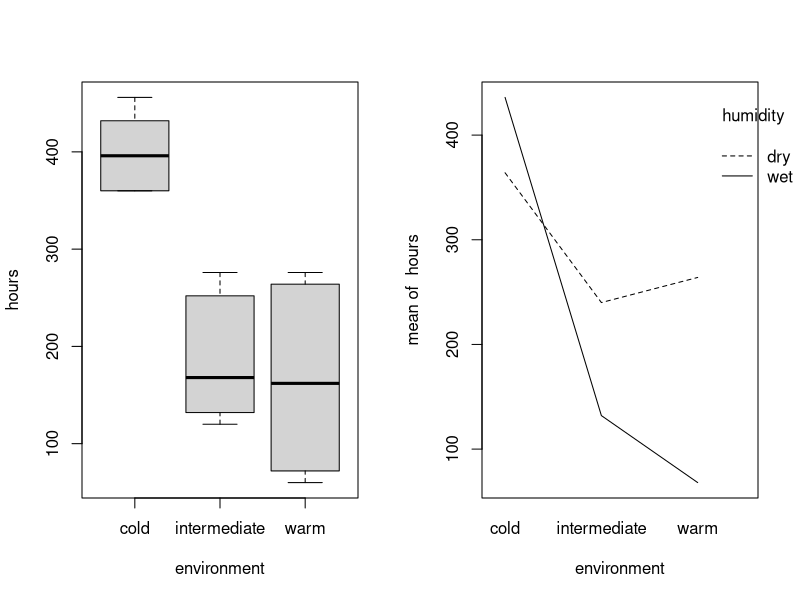
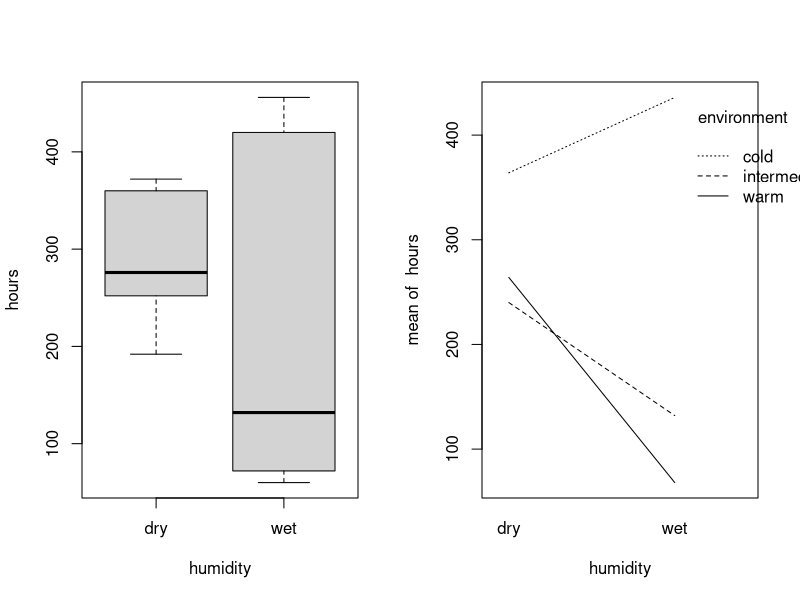
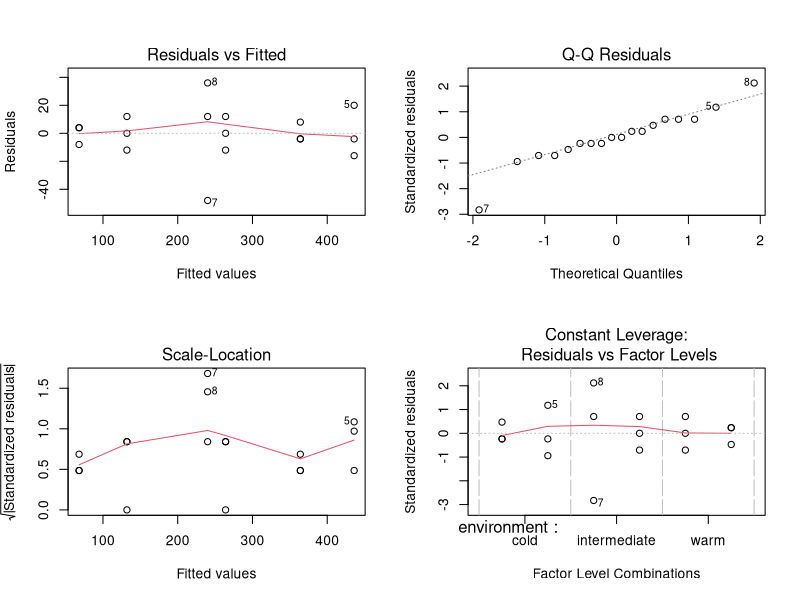
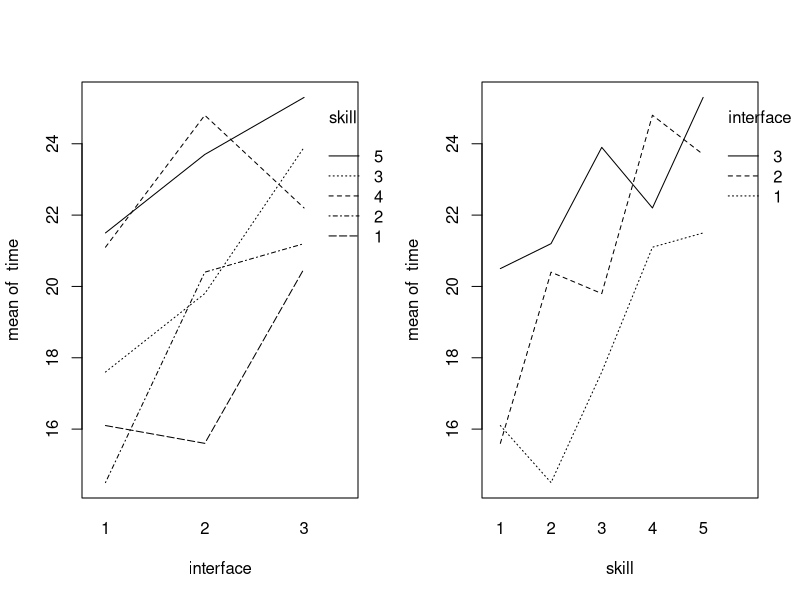
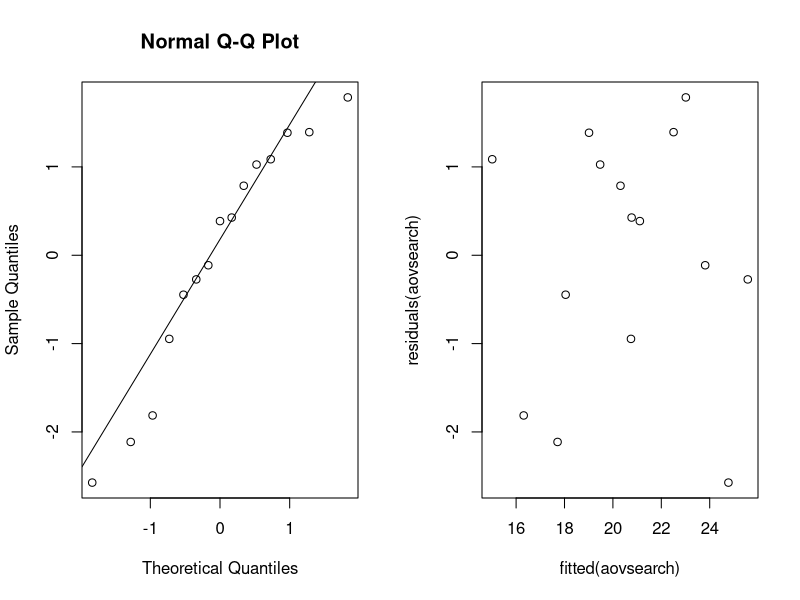
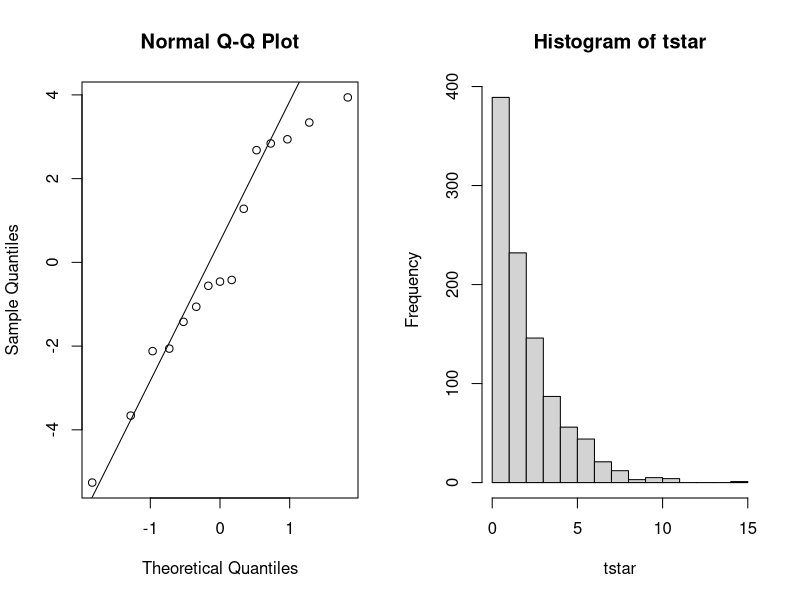
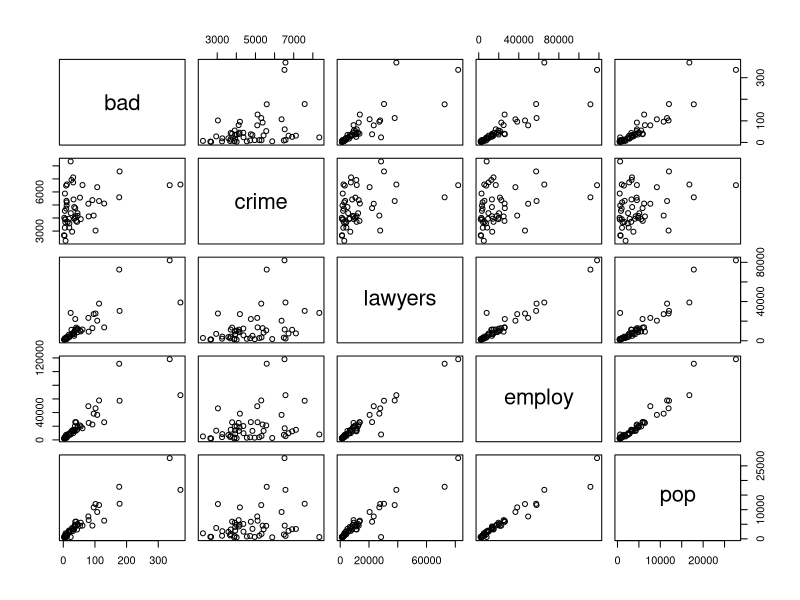
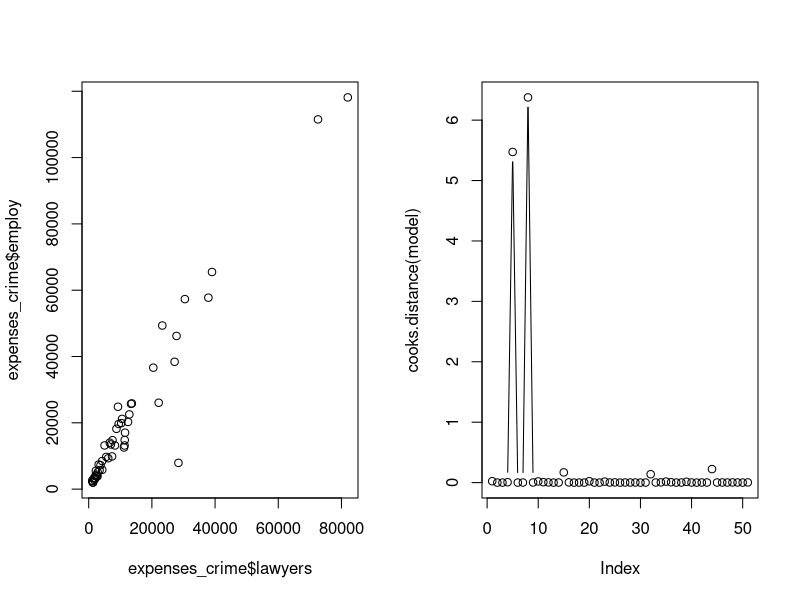

The R source for these figures, in order:
## ---- chunk 1
knitr::opts_chunk$set(fig.height = 2.5)
options(show.signif.stars=FALSE)
## ---- chunk 2
bread = read.table(file = 'data/bread.txt', header = TRUE)
## ---- chunk 3
# The randomization process for 18 slices
# Take hours column from the data
hrs = as.vector(as.matrix(bread$hours))
# Create environment column
env = rep(c('cold', 'intermediate', 'warm'), each = 6)
# Create humidity column
humi = rep(c('dry', 'wet'), each = 3)
# Converting to data frame
head(data.frame(cbind(hrs, env, humi)))
## ---- chunk 4
# Divide into two columns
par(mfrow=c(1, 2))
attach(bread)
# Boxplot vs interaction plot in hours~environment
boxplot(hours~environment, data = bread)
interaction.plot(environment, humidity, hours, fixed = TRUE)
# Boxplot vs interaction plot in hours~humidity
boxplot(hours~humidity, data = bread)
interaction.plot(humidity, environment, hours, fixed = TRUE)
## ---- chunk 5
# Creating linear model and ANOVA test
breadaov = lm(hours~environment*humidity, data = bread); anova(breadaov)
p_interaction = anova(breadaov)$Pr[3]
## ---- chunk 6
summary(breadaov)[4]
## ---- chunk 7
par(mfrow=c(2, 2))
# Plot the linear fitted model graphs
plot(breadaov)
## ---- chunk 8
search = read.table("data/search.txt", header=TRUE)
## ---- chunk 9
N = 1 #
I = 3 
B = 5
for (i in 1:B){
  print(sample(1:(N*I)))
}
## ---- chunk 10

attach(search)

par(mfrow=c(1,2))
interaction.plot(interface,skill,time)
interaction.plot(skill,interface,time)
## ---- chunk 11
search$skill = as.factor(search$skill)
search$interface = as.factor(search$interface)

aovsearch=lm(time~interface+skill, data=search); anova(aovsearch)
## ---- chunk 12
summary(aovsearch)[4]
## ---- chunk 13
qqnorm(residuals(aovsearch));qqline(residuals(aovsearch))
## ---- chunk 14
plot(fitted(aovsearch),residuals(aovsearch))
## ---- chunk 15
friedman.test(time,interface,skill)
## ---- chunk 16
aovsearch2 = lm(time~interface, data=search); anova(aovsearch2)
## ---- chunk 17
qqnorm(residuals(aovsearch2))
qqline(residuals(aovsearch2))
## ---- chunk 18
library(lme4)
## ---- chunk 19
cow = read.table("data/cow.txt", header=TRUE)
## ---- chunk 20
aovcow = lm(milk~id+per+treatment,data=cow)
anova(aovcow)
## ---- chunk 21
cow$id = factor(cow$id); cow$per=factor(cow$per)
cowlm = lm(milk~treatment+per+id, data=cow)
summary(cowlm)
## ---- chunk 22
attach(cow)
cowlmer1 = lmer(milk~treatment+order+per+(1|id),REML=FALSE)
cowlmer2 = lmer(milk~order+per+(1|id),REML=FALSE)
anova(cowlmer2,cowlmer1)
## ---- chunk 23
summary(cowlmer1)
## ---- chunk 24
attach(cow)
t.test(milk[treatment=="A"],milk[treatment=="B"],paired=TRUE)
## ---- chunk 25
nauseatable = read.table(file = 'data/nauseatable.txt', header = TRUE)
## ---- chunk 26
table_to_vector = unlist(nauseatable,  use.names = FALSE)
# Create nausea column, possible values 0 (No Nausea), 1(Nausea)
nausea = rep(c('0', '1'), each = 3, times = c(table_to_vector))
med = c('Chlorpromazine','Pentobarbital(100mg)','Pentobarbital(150mg)')
# Create medicine column, contains name of all the medicines
medicine = rep(c(med,med), each = 1, times = c(table_to_vector))
df = data.frame(cbind(nausea, medicine))
(df[c(1,101,133,181,233,268),])
## ---- chunk 27
xtabs(~medicine+nausea)
## ---- chunk 28
#options(scipen = 999)
meds = factor(medicine)
mystat=function(x) sum(residuals(x)^2)
B=1000
tstar=numeric(B)
for (i in 1:B) {
  treatstar=sample(medicine)
  tstar[i]=chisq.test(xtabs(~treatstar+nausea, data = nauseatable))[[1]]
}
myt=chisq.test(xtabs(~medicine+nausea, data = nauseatable))[[1]]
myt
hist(tstar)
## ---- chunk 29
pl = sum(tstar<myt)/B 
pr = sum(tstar>myt)/B
pmin = min(pl,pr) 
(pvalue = pmin)
## ---- chunk 30
(pvalue_chisq = chisq.test(xtabs(~medicine+nausea, data = nauseatable))[[3]])
(pvalue_tstar=pmin)
## ---- chunk 31
expenses_crime = read.table(file = 'data/expensescrime.txt', header = TRUE)
## ---- chunk 32
# Step Up method
summary(lm( expend~bad ,data = expenses_crime))[[9]]
summary(lm( expend~crime ,data = expenses_crime))[[9]]
summary(lm( expend~lawyers ,data = expenses_crime))[[9]]
summary(lm( expend~employ ,data = expenses_crime))[[9]]
summary(lm( expend~pop ,data = expenses_crime))[[9]]
## ---- chunk 33
summary(lm( expend~employ+bad ,data = expenses_crime))[[9]]
summary(lm( expend~employ+crime ,data = expenses_crime))[[9]]
summary(lm( expend~employ+lawyers ,data = expenses_crime))[[9]]
summary(lm( expend~employ+pop ,data = expenses_crime))[[9]]
## ---- chunk 34
summary(lm( expend~employ+lawyers+bad ,data = expenses_crime))[[9]]
summary(lm( expend~employ+lawyers+crime ,data = expenses_crime))[[9]]
summary(lm( expend~employ+lawyers+pop ,data = expenses_crime))[[9]]
## ---- chunk 35
#Final model for the step up approach
summary(lm( expend~employ+lawyers ,data = expenses_crime))[[9]]
## ---- chunk 36
summary(lm( expend~bad+crime+lawyers+employ+pop ,data = expenses_crime))
## ---- chunk 37
summary(lm( expend~crime+lawyers+employ+pop ,data = expenses_crime))

## ---- chunk 38
#Final model using Step down method
summary(lm( expend~lawyers+employ ,data = expenses_crime))[8]

## ---- chunk 39
plot(expenses_crime[,c(3:7)])
## ---- chunk 40
plot(expenses_crime$lawyers, expenses_crime$employ)
## ---- chunk 41
model = lm( expend~lawyers+employ ,data = expenses_crime)
round(cooks.distance(model),2)
plot(cooks.distance(model),type="b")
## ---- chunk 42
library(car)
influencePlot(model, main="Influence Plot", sub="Circle size corresponds Cook's Distance")
## ---- chunk 43
cor(expenses_crime[,c(3:7)])
plot(expenses_crime$pop, expenses_crime$employ)
## ---- chunk 44
model1 = lm( expend~lawyers+employ+pop ,data = expenses_crime)
vif(model)
vif(model1)
## ---- chunk 45
model_new = lm( expend~lawyers ,data = expenses_crime)
## ---- chunk 46
lw_model = lm( expend~lawyers ,data = expenses_crime)
plot(residuals(lw_model),expenses_crime$lawyers)

em_model = lm( expend~employ ,data = expenses_crime)
plot(residuals(em_model),expenses_crime$employ)
## ---- chunk 47
qqnorm(residuals(model));qqline(residuals(model))
